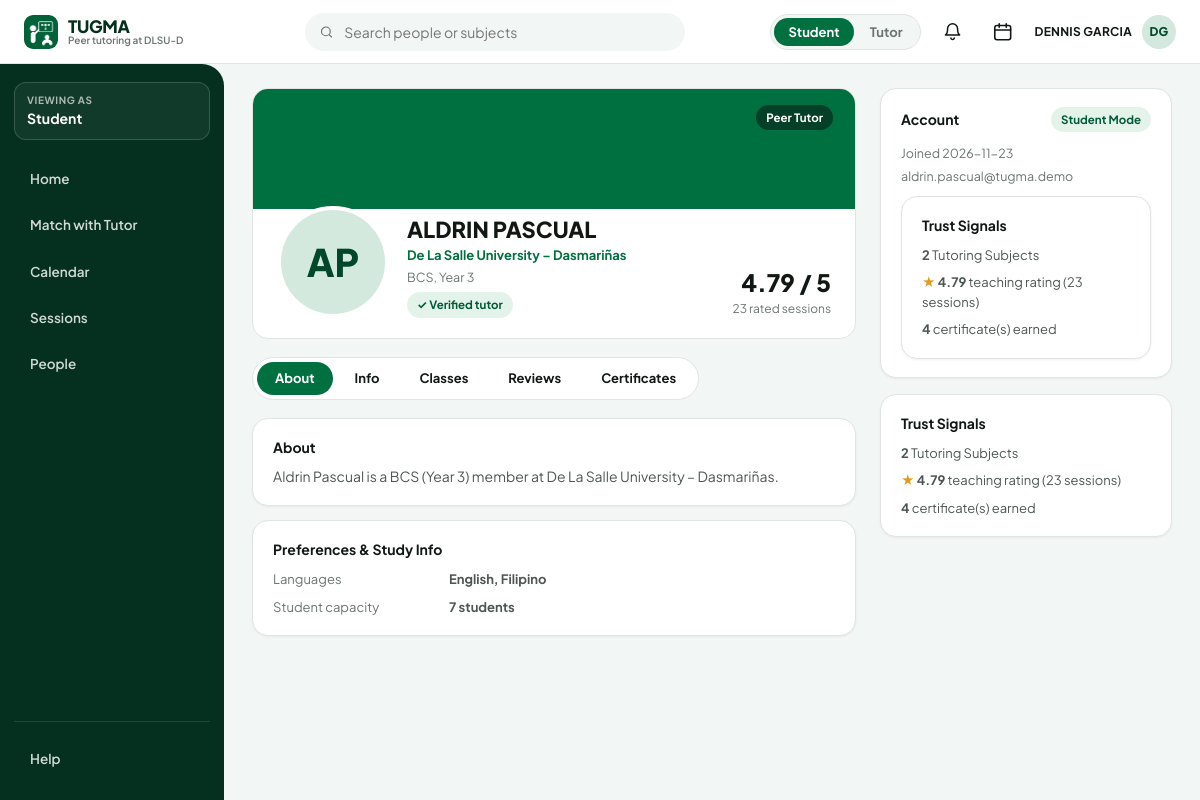
The app's page /profile/tutor/1 (signed in) with its own data.
### tables this page shows
CREATE TABLE tutors (
    tutor_id    INTEGER PRIMARY KEY,
    name        TEXT NOT NULL,
    grade_level INTEGER NOT NULL CHECK (grade_level > 0),
    course      TEXT NOT NULL,
    verified    INTEGER NOT NULL DEFAULT 0
                CHECK (verified IN (0, 1)),
    capacity    INTEGER NOT NULL DEFAULT 5
                CHECK (capacity > 0)
);

CREATE TABLE "users" (
    user_id       INTEGER PRIMARY KEY AUTOINCREMENT,
    email         TEXT NOT NULL UNIQUE COLLATE NOCASE,
    password_hash TEXT NOT NULL,
    role          TEXT NOT NULL CHECK (role IN ('member', 'admin')),
    student_id    INTEGER UNIQUE
                  REFERENCES students(student_id)
                  ON DELETE CASCADE ON UPDATE CASCADE,
    tutor_id      INTEGER UNIQUE
                  REFERENCES tutors(tutor_id)
                  ON DELETE CASCADE ON UPDATE CASCADE,
    display_name  TEXT,
    is_active     INTEGER NOT NULL DEFAULT 1 CHECK (is_active IN (0, 1)),
    created_at    TEXT NOT NULL DEFAULT CURRENT_TIMESTAMP,
    CHECK (
        (role = 'member' AND (student_id IS NOT NULL OR tutor_id IS NOT NULL))
        OR (role = 'admin' AND student_id IS NULL AND tutor_id IS NULL
            AND display_name IS NOT NULL)
    )
);

### app.py (the view)
@app.route("/profile/tutor/<int:tutor_id>")
@login_required("member")
def tutor_profile(tutor_id):
    user = current_user()
    db = get_db()
    pdata = get_tutor_profile_data(db, tutor_id)
    if not pdata:
        flash("Tutor profile not found.", "error")
        return redirect(url_for("people_page"))
    tab = request.args.get("tab", "about")
    if tab not in ("about", "info", "classes", "reviews", "certificates"):
        tab = "about"
    is_own = user["tutor_id"] == tutor_id
    owner_user = db.fetch_one("SELECT email, created_at FROM users WHERE tutor_id = ?", (tutor_id,))
    subjects = db.fetch_all(
        "SELECT s.subject_code, s.subject_name FROM tutor_subjects ts "
        "JOIN subjects s ON s.subject_id = ts.subject_id WHERE ts.tutor_id = ?",
        (tutor_id,),
    )
    availability = db.fetch_all(
        "SELECT day, start_time, end_time FROM tutor_availability "
        "WHERE tutor_id = ? ORDER BY day, start_time",
        (tutor_id,),
    )
    languages = [
        r["language"]
        for r in db.fetch_all("SELECT language FROM tutor_languages WHERE tutor_id = ?", (tutor_id,))
    ]
    return render_template(
        "portal/profile.html",
        kind="tutor",
        pdata=pdata,
        tab=tab,
        is_own=is_own,
        owner_user=owner_user,
        tutor_subjects=subjects,
        tutor_availability=availability,
        tutor_languages=languages,
    )

### app.py (called while the page is built)
def get_db():
    if "db" not in g:
        g.db = Database(DB_PATH)
    return g.db

def current_user():
    uid = session.get("user_id")
    if not uid:
        return None
    if "current_user" not in g:
        g.current_user = get_user(get_db(), uid)
    return g.current_user

def initials(name):
    parts = [p for p in (name or "").split() if p]
    if not parts:
        return "?"
    if len(parts) == 1:
        return parts[0][:2].upper()
    return (parts[0][0] + parts[-1][0]).upper()

def active_mode(user):
    if not user or user["role"] == "admin":
        return None
    modes = user["modes"]
    mode = session.get("mode")
    if mode not in modes and modes:
        mode = modes[0]
        session["mode"] = mode
    return mode

def login_required(role=None):
    def decorator(fn):
        @wraps(fn)
        def wrapper(*args, **kwargs):
            user = current_user()
            if not user:
                session.clear()
                return redirect(url_for("login_page"))
            if role == "admin" and user["role"] != "admin":
                flash("Administrator access is required.", "error")
                return redirect(url_for("home"))
            if role == "member" and user["role"] == "admin":
                return redirect(url_for("admin_home"))
            return fn(*args, **kwargs)
        return wrapper
    return decorator

### services/auth_service.py (called while the page is built)
def _session_dict(row):
    modes = []
    if row["student_id"] is not None:
        modes.append("Learning")
    if row["tutor_id"] is not None:
        modes.append("Tutoring")
    return {
        "user_id": row["user_id"],
        "email": row["email"],
        "role": row["role"],  # 'member' or 'admin'
        "student_id": row["student_id"],
        "tutor_id": row["tutor_id"],
        "modes": modes,
        "name": row["name"],
    }

def get_user(db, user_id):
    row = db.fetch_one(_USER_QUERY + " WHERE u.user_id = ?", (user_id,))
    if row is None or not row["is_active"]:
        return None
    return _session_dict(row)

def require_role(db, user_id, *roles):
    user = get_user(db, user_id)
    allowed = user is not None and (
        user["role"] in roles
        or ("student" in roles and user["student_id"] is not None)
        or ("tutor" in roles and user["tutor_id"] is not None)
    )
    if not allowed:
        raise PermissionDenied("You do not have access to this operation.")
    return user

### services/session_service.py (called while the page is built)
def _now():
    return datetime.now()

### templates/portal/profile.html (shortened to what this page needs)
{% extends "base.html" %}
{% set p = pdata.profile %}
{% block content %}
<div class="profile-hero">
  <div class="profile-banner">
    <span class="pill" style="background:rgba(5,48,31,0.75); color:#fff;">
      {{ 'Peer Tutor' if kind == 'tutor' else 'Student' }}
    </span>
  </div>
  <div class="profile-hero-body">
    <div class="profile-hero-left">
      <div class="avatar avatar-lg">{{ initials(p.name) }}</div>
      <div>
        <div class="profile-hero-name">{{ p.name }}</div>
        <div style="font-size:13px; color:var(--primary); font-weight:700;">De La Salle University – Dasmariñas</div>
        <div style="font-size:12.5px; color:var(--muted); margin-top:2px;">{{ p.course }}, Year {{ p.grade_level }}</div>
          <span class="pill {{ 'pill-red' if (kind == 'tutor' and not p.verified) else 'pill-green' }}" style="margin-top:6px;">
            {% if kind == 'tutor' %}
              {{ '✓ Verified tutor' if p.verified else 'Pending verification' }}
            {% else %}
              ✓ Verified student
            {% endif %}
          </span>
      </div>
    </div>
    {% if kind == 'tutor' and pdata.rating.overall %}
      <div style="text-align:right;">
        <div style="font-size:24px; font-weight:800; color:var(--ink);">{{ pdata.rating.overall }} / 5</div>
        <div style="font-size:12px; color:var(--muted);">{{ pdata.rating.rated_sessions }} rated sessions</div>
      </div>
    {% endif %}
  </div>
</div>
{% set prof_url = url_for('tutor_profile', tutor_id=p.tutor_id) if kind == 'tutor' else url_for('student_profile', student_id=p.student_id) %}
<div class="tab-bar">
  <a href="{{ prof_url }}?tab=about" class="tab-pill {{ 'active' if tab == 'about' else '' }}">About</a>
  <a href="{{ prof_url }}?tab=info" class="tab-pill {{ 'active' if tab == 'info' else '' }}">Info</a>
  <a href="{{ prof_url }}?tab=classes" class="tab-pill {{ 'active' if tab == 'classes' else '' }}">Classes</a>
  {% if kind == 'tutor' %}
    <a href="{{ prof_url }}?tab=reviews" class="tab-pill {{ 'active' if tab == 'reviews' else '' }}">Reviews</a>
    <a href="{{ prof_url }}?tab=certificates" class="tab-pill {{ 'active' if tab == 'certificates' else '' }}">Certificates</a>
  {% endif %}
</div>
{% if tab == 'about' %}
  <div class="card" style="margin-bottom:14px;">
    <strong style="color:var(--ink); display:block; margin-bottom:8px;">About</strong>
    <p style="margin:0; color:var(--body);">
      {{ p.bio or (p.name + ' is a ' + p.course + ' (Year ' + p.grade_level|string + ') member at De La Salle University – Dasmariñas.') }}
    </p>
  </div>
  <div class="card">
    <strong style="color:var(--ink); display:block; margin-bottom:10px;">Preferences &amp; Study Info</strong>
    <div style="display:grid; grid-template-columns: 160px 1fr; gap:8px 16px; font-size:13px;">
      <div style="color:var(--muted);">Languages</div>
      <div><strong>{{ (tutor_languages if kind == 'tutor' else pdata.languages)|join(', ') or 'Not set' }}</strong></div>
      {% if kind == 'student' %}
        <div style="color:var(--muted);">Learning style</div>
        <div><strong>{{ p.learning_style or '—' }}</strong></div>
        <div style="color:var(--muted);">Preferred setup</div>
        <div><strong>{{ p.preferred_setup or 'Online or face-to-face' }}</strong></div>
      {% else %}
        <div style="color:var(--muted);">Student capacity</div>
        <div><strong>{{ p.capacity }} students</strong></div>
      {% endif %}
    </div>
  </div>
{% endif %}
{% endblock %}
{% block right_rail %}
<aside class="right-rail">
  <div class="card">
    <div style="display:flex; justify-content:space-between; align-items:center; margin-bottom:12px;">
      <strong style="color:var(--ink);">Account</strong>
      <div style="display:flex; gap:6px;">
        <span class="pill pill-green">{{ 'Tutor Mode' if mode == 'Tutoring' else 'Student Mode' }}</span>
      </div>
    </div>
    {% if owner_user %}
      <div style="font-size:12.5px; color:var(--muted); margin-bottom:10px;">
        <div>Joined {{ owner_user.created_at[:10] }}</div>
        <div style="margin-top:4px;">{{ owner_user.email }}</div>
      </div>
    {% endif %}
    {% if kind == 'tutor' %}
  {% set earned_certs = pdata.certificates|selectattr('status', 'equalto', 'earned')|list|length %}
  <div class="card">
    <strong style="color:var(--ink); display:block; margin-bottom:10px;">Trust Signals</strong>
    <div style="display:flex; flex-direction:column; gap:8px; font-size:13px;">
      <div><strong>{{ tutor_subjects|length }}</strong> Tutoring Subjects</div>
      <div>
        <span style="color:#E59819;">★</span>
        <strong>{{ pdata.rating.overall or '—' }}</strong> teaching rating ({{ pdata.rating.rated_sessions }} sessions)
      </div>
      <div><strong>{{ earned_certs }}</strong> certificate(s) earned</div>
    </div>
  </div>
  {% endif %}
  </div>
  {% if kind == 'tutor' %}
  {% set earned_certs = pdata.certificates|selectattr('status', 'equalto', 'earned')|list|length %}
  <div class="card">
    <strong style="color:var(--ink); display:block; margin-bottom:10px;">Trust Signals</strong>
    <div style="display:flex; flex-direction:column; gap:8px; font-size:13px;">
      <div><strong>{{ tutor_subjects|length }}</strong> Tutoring Subjects</div>
      <div>
        <span style="color:#E59819;">★</span>
        <strong>{{ pdata.rating.overall or '—' }}</strong> teaching rating ({{ pdata.rating.rated_sessions }} sessions)
      </div>
      <div><strong>{{ earned_certs }}</strong> certificate(s) earned</div>
    </div>
  </div>
  {% endif %}
</aside>
{% endblock %}

### templates/base.html (shortened to what this page needs)
<!DOCTYPE html>
<html lang="en">
<head>
  <link rel="stylesheet" href="{{ url_for('static', filename='css/tugma.css') }}">
</head>
<body class="{{ 'tutor-theme' if mode == 'Tutoring' else '' }}">
  {% block body %}
  <header class="topbar">
    <a href="{{ url_for('admin_home' if user and user.role == 'admin' else 'home') }}" class="brand-link">
      <img src="{{ url_for('serve_assets', filename='logo.png') }}" alt="TUGMA" class="brand-logo">
      <div class="brand-text-wrap">
        <span class="brand-title">TUGMA</span>
        <span class="brand-sub">Peer tutoring at DLSU-D</span>
      </div>
    </a>
    {% if user and user.role == 'member' %}
    <form class="topbar-search" action="{{ url_for('people_page') }}" method="get">
      <img src="{{ url_for('serve_assets', filename='icons/Search Icon/20/Ink.svg') }}" alt="" class="search-icon">
      <input type="text" name="q" placeholder="Search people or subjects" value="{{ request.args.get('q', '') }}">
    </form>
    {% else %}
    <div style="flex:1;"></div>
    {% endif %}
    <div class="topbar-right">
      {% if user and user.role == 'member' %}
        <form action="{{ url_for('switch_mode') }}" method="post" class="mode-toggle">
          <button type="submit" name="mode" value="Learning" class="{{ 'active' if mode == 'Learning' else '' }}">Student</button>
          <button type="submit" name="mode" value="Tutoring" class="{{ 'active' if mode == 'Tutoring' else '' }}">Tutor</button>
        </form>
        <a href="{{ url_for('sessions_page', tab='pending') }}" class="icon-btn" title="Session notifications">
          <img src="{{ url_for('serve_assets', filename='icons/Bell Icon/16/Ink.svg') }}" alt="Notifications" width="18" height="18" onerror="this.style.display='none'">
        </a>
        <a href="{{ url_for('calendar_page') }}" class="icon-btn" title="Calendar">
          <img src="{{ url_for('serve_assets', filename='icons/Calendar Icon/16/Ink.svg') }}" alt="Calendar" width="18" height="18" onerror="this.style.display='none'">
        </a>
        <a href="{{ url_for('my_profile') }}" class="user-chip">
          <span>{{ user.name }}</span>
          <span class="avatar avatar-sm">{{ initials(user.name) }}</span>
        </a>
      {% elif user and user.role == 'admin' %}
        <span class="pill pill-green">Administrator</span>
        <span class="user-chip">
          <span>{{ user.name }}</span>
          <span class="avatar avatar-sm">{{ initials(user.name) }}</span>
        </span>
      {% endif %}
    </div>
  </header>
  <div class="app-shell">
    <aside class="sidebar">
      <div>
        <div class="viewing-as-card">
          <div>
            <div class="viewing-as-label">VIEWING AS</div>
            <div class="viewing-as-val">
              {% if user and user.role == 'admin' %}
                Administrator
              {% elif mode == 'Tutoring' %}
                Tutor
              {% else %}
                Student
              {% endif %}
            </div>
          </div>
        </div>
        <nav class="nav-list">
          {% if user and user.role == 'admin' %}
            {% set ep = request.endpoint %}
            <a href="{{ url_for('admin_home') }}" class="nav-item {{ 'active' if ep == 'admin_home' else '' }}">Home</a>
            <a href="{{ url_for('admin_matches') }}" class="nav-item {{ 'active' if ep == 'admin_matches' else '' }}">Matches</a>
            <a href="{{ url_for('admin_people') }}" class="nav-item {{ 'active' if ep == 'admin_people' else '' }}">People</a>
            <a href="{{ url_for('admin_inspector') }}" class="nav-item {{ 'active' if ep == 'admin_inspector' else '' }}">Can these two match?</a>
            <a href="{{ url_for('admin_accounts') }}" class="nav-item {{ 'active' if ep == 'admin_accounts' else '' }}">Accounts</a>
            <a href="{{ url_for('admin_settings') }}" class="nav-item {{ 'active' if ep == 'admin_settings' else '' }}">Settings</a>
            <a href="{{ url_for('admin_matching_works') }}" class="nav-item {{ 'active' if ep == 'admin_matching_works' else '' }}">How the matching works</a>
          {% else %}
            {% set ep = request.endpoint %}
            <a href="{{ url_for('home') }}" class="nav-item {{ 'active' if ep == 'home' else '' }}">
              <span>Home</span>
            </a>
            <a href="{{ url_for('classes_page') }}" class="nav-item {{ 'active' if ep == 'classes_page' else '' }}">
              <span>{{ 'Match with Tutor' if mode == 'Learning' else 'Match with Tutee' }}</span>
            </a>
            <a href="{{ url_for('calendar_page') }}" class="nav-item {{ 'active' if ep == 'calendar_page' else '' }}">
              <span>Calendar</span>
            </a>
            <a href="{{ url_for('sessions_page') }}" class="nav-item {{ 'active' if ep == 'sessions_page' else '' }}">
              <span>Sessions</span>
            </a>
            <a href="{{ url_for('people_page') }}" class="nav-item {{ 'active' if ep == 'people_page' else '' }}">
              <span>People</span>
            </a>
          {% endif %}
        </nav>
      </div>
      <div class="sidebar-footer">
        {% if user and user.role == 'admin' %}
          <form action="{{ url_for('logout') }}" method="post">
            <button type="submit" class="nav-item" style="width:100%; border:none; background:none; cursor:pointer; text-align:left;">Log out</button>
          </form>
        {% else %}
          <a href="{{ url_for('help_page') }}" class="nav-item {{ 'active' if request.endpoint == 'help_page' else '' }}">Help</a>
        {% endif %}
      </div>
    </aside>
    <main class="main-workspace">
      <div class="main-column">
        {% block content %}{% endblock %}
      </div>
      {% block right_rail %}{% endblock %}
    </main>
  </div>
  {% endblock %}
</body>
</html>

### records on screen
tutors: name "DENNIS GARCIA"
tutors: name "AP", name "ALDRIN PASCUAL", course "BCS", grade_level "3", verified "✓ Verified tutor", name+course+grade_level "Aldrin Pascual is a BCS (Year 3) member at De La Salle University – Dasmariñas.", capacity "7"
users: created_at "2026-11-23", email "aldrin.pascual@tugma.demo"

### other values on screen
{{ initials(user.name) }} "DG"
{{ 'Match with Tutor' if mode == 'Learning' else 'Match with Tutee' }} "Match with Tutor"
{{ 'Peer Tutor' if kind == 'tutor' else 'Student' }} "Peer Tutor"
{{ pdata.rating.overall }} "4.79"
{{ pdata.rating.rated_sessions }} "23"
{{ 'Tutor Mode' if mode == 'Tutoring' else 'Student Mode' }} "Student Mode"
{{ tutor_subjects|length }} "2"
{{ pdata.rating.overall or '—' }} "4.79"
{{ earned_certs }} "4"
